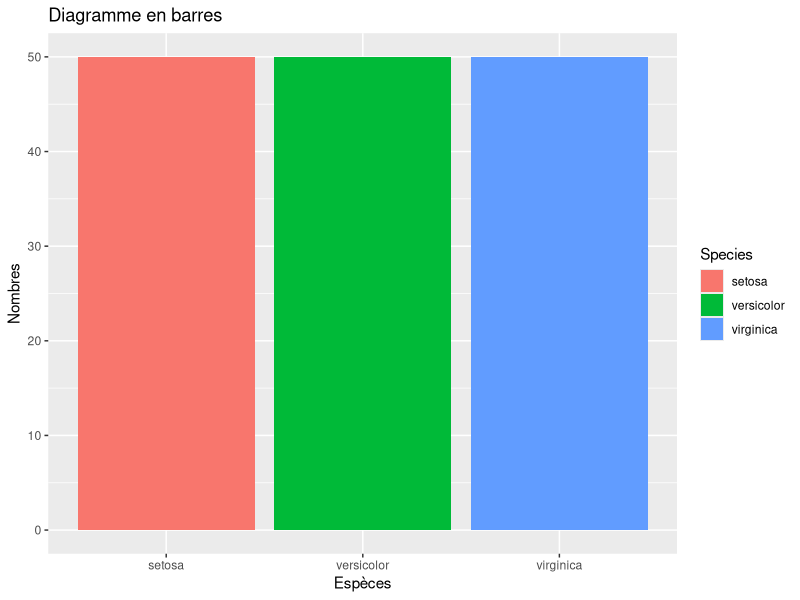
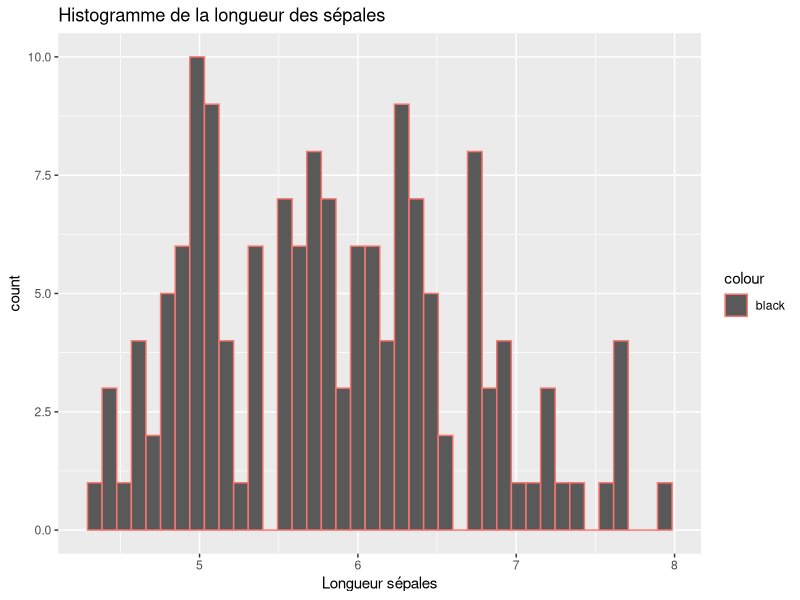
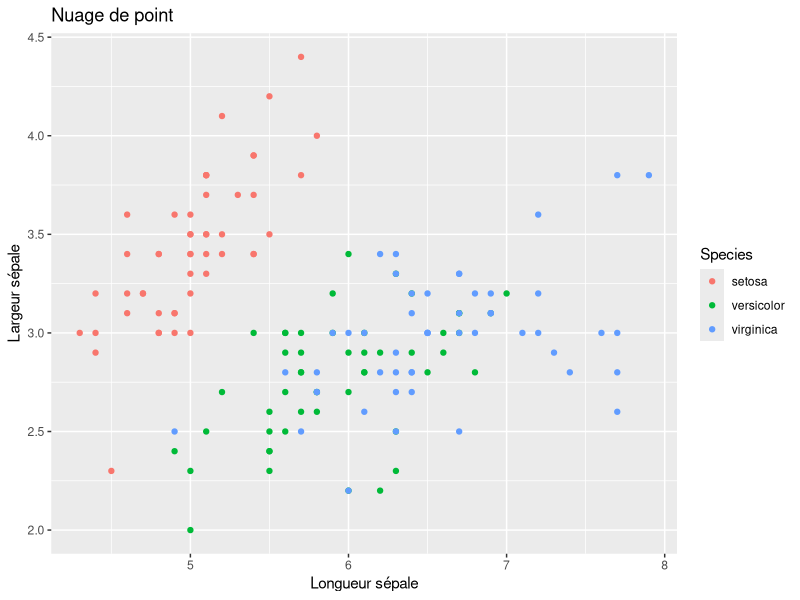
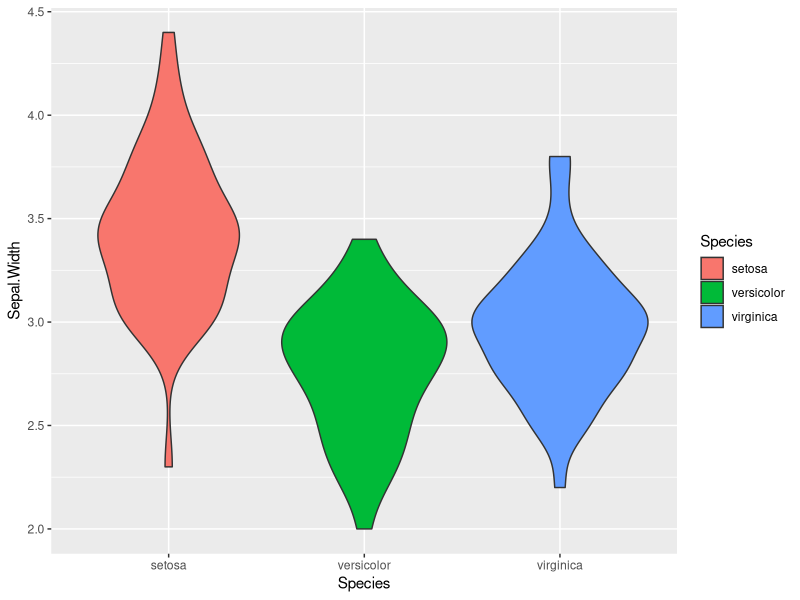
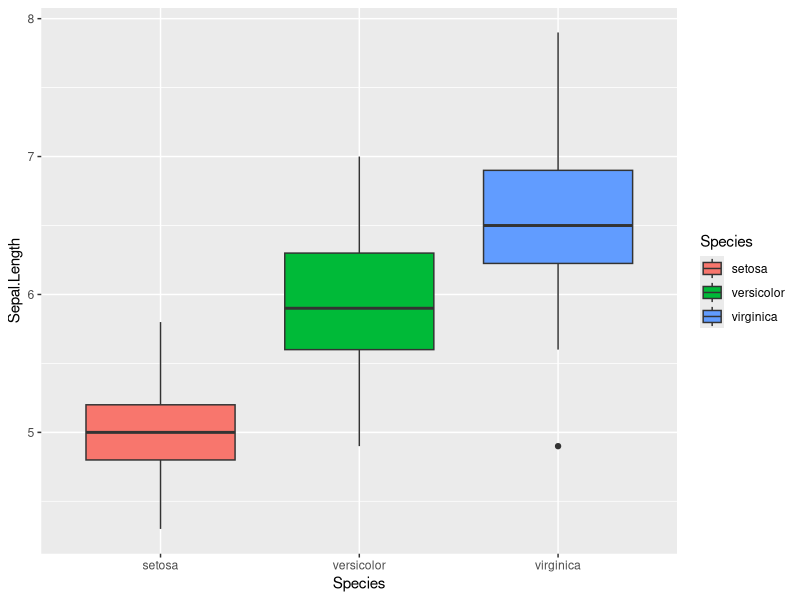
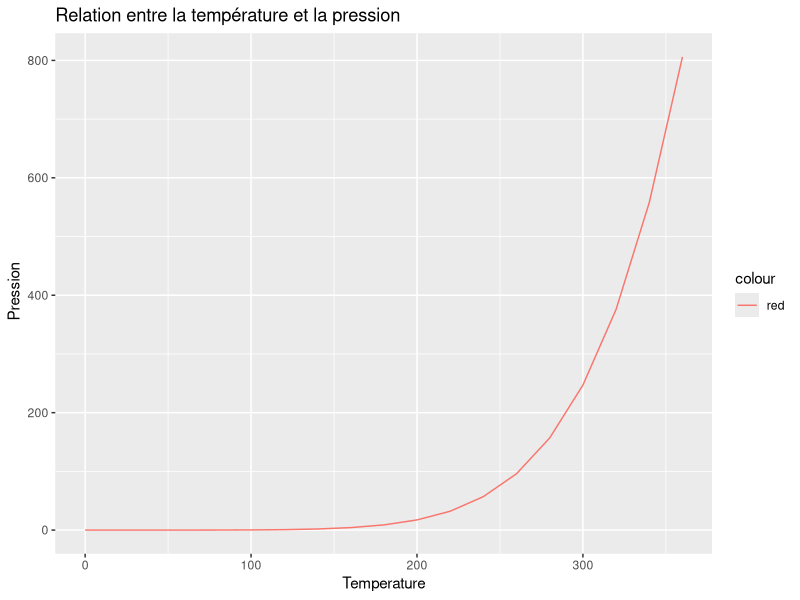
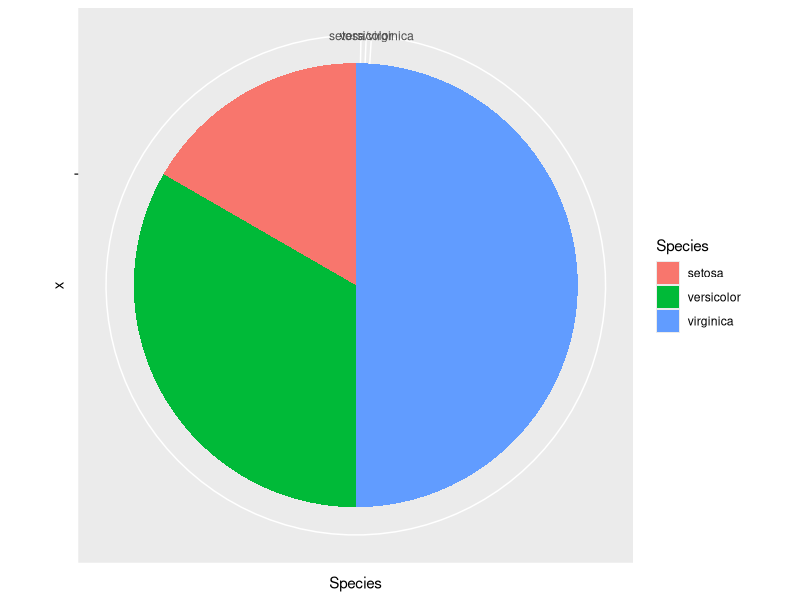

Here is the R script that generated these plots, in order:
## ---- chunk 1
library(tidyverse)
data("iris")
## ---- chunk 2
iris %>% ggplot(aes(Species)) + geom_bar(aes(fill = Species)) + labs(title = "Diagramme en barres", x = "Espèces", y = "Nombres" )
## ---- chunk 3
iris %>% ggplot(aes(Sepal.Length)) + geom_histogram(aes(color = "black"), bins = 40) + labs(title = "Histogramme de la longueur des sépales", x = "Longueur sépales")
## ---- chunk 4
iris %>% ggplot(aes(Sepal.Length, Sepal.Width)) + geom_point(aes(color = Species)) + labs(title = "Nuage de point", x = "Longueur sépale", y = "Largeur sépale")
## ---- chunk 5
iris %>% ggplot(aes(Species, Sepal.Width)) + geom_violin(aes(fill = Species))
## ---- chunk 6
iris %>% ggplot(aes(Species, Sepal.Length)) + geom_boxplot(aes(fill = Species))
## ---- chunk 7
data("pressure") 
pressure %>% ggplot(aes(temperature, pressure)) + geom_line(aes(color = "red")) + labs(title = "Relation entre la température et la pression", x = "Temperature", y = " Pression")
## ---- chunk 8
iris %>% ggplot(aes(x = "",y = Species)) + geom_bar(stat ="identity" ,width = 1, aes(fill = Species)) + coord_polar("y")
